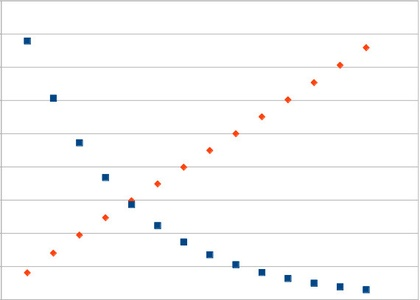
%> input picture image.jpg, 420 x 300 px, shrunk from 570 x 407 before the run
$ octave image_reader.m   (GNU Octave 9; MATLAB toolbox functions it lacks are replaced by stand-ins)
%> lines starting %> are read from the running program, lines starting %| are printed output that depends on the picture
### reader.m
%2D graphic reader

function y = reader(n, x0, xf, y0, yf, RGB)
%> called with n = 10, x0 = 0, xf = 8, y0 = 1, yf = 1.9, RGB = [250 255; 50 70; 20 40]

% read figure (cropped on the line axis) -> all pixels will be stored in a matrix
[A,map]=imread('image.jpg');
%> A is the input picture: size 300x420x3 uint8; mean R, G, B 251, 250.9, 251
%> map = []

[H,L,M] = size(A);
%> H = 300; L = 420; M = 3

k = 1;
m = 1;

B = zeros(1,2);

% store all pixels with value equal to a specific or range color number.
for i = 1:L
    for j = 1:H
        if( ((A(j,i,1) <= RGB(1,2)) && (A(j,i,1) >= RGB(1,1))) && ((A(j,i,2) <= RGB(2,2)) && ...
            (A(j,i,2) >= RGB(2,1))) && ((A(j,i,3) <= RGB(3,2)) && (A(j,i,3) >= RGB(3,1))) ) %color: [0 0 0]->black, [255 255 255]->white
            B(k+1,1) = i;
            B(k+1,2) = j;
            k = k + 1;
        end
    end
end
%> after the loop, B = [0 0; 106 218; 158 184; 210 151; 366 48]; k = 5

[h,l] = size(B);
%> h = 5; l = 2
N = max([0 min([round(n*h/100) h])]);
%> N = 1
fprintf('amount of pixels stored: %12i\n',N);
%| amount of pixels stored:            1

% calculate x and y values to a pixel
for i = 2:h

    if ( mod( i - round(k/(2*N)),round(k/N) ) == 0 )
        C(m,1) = (x0 + (xf-x0)*(B(i,1)-1)/(L-1));
        C(m,2) = yf - (yf-y0)*(B(i,2)-1)/(H-1);
        m = m + 1;
    end

end
%> this loop made 4 passes
%> m on pass 2: 2
%> after the loop, C = [3 1.35]

% save intermediate pixel among all the pixels belong to a single experimental point.
save('pixel.dat','C','-ascii');

### image_reader.m
%%%%% PLOT READER %%%%%
%
% Identify the position of points on the plot based on their RGB color
%
% Usage: Create an image.jpg file by cropping the original
% graphic image along the 'x' and 'y' axis line
%

clear all

% percentage of pixels extracted on the image: 0 < n <= 100
n = 10;

% initial coordinates in 'x' axis line
x0 = 0;
xf = 8;
% initial coordinates in 'y' axis line
y0 = 1;
yf = 1.9;
% RGB color
RGB = [250 255;  % red -- min max
       50 70;    % green -- min max
       20 40];   % blue -- min max

tic

% This function applies bilinear interpolation to store
% n% of the RGB pixel color matched in image.jpg
reader(n, x0, xf, y0, yf, RGB); % red points
Y1 = load('pixel.dat');

reader(n/6, x0, xf, y0, yf, [0 10;60 80;120 140]); % blue points
%> after the loop in reader (call 2), `for i = 1:L`: B = 187 rows, first 12: [0 0; 26 40; 26 41; 26 42; 26 43; 27 41; 27 42; 27 43; 28 40; 28 41; 28 42; 28 43]; k = 187
%| amount of pixels stored:            3
%> the loop in reader (call 2), `for i = 2:h` made 186 passes
Y2 = load('pixel.dat');

toc

%% ACCURACY TEST %%
% accuracy depends upon the cropping precision and image quality
eqRed  = @(x) exp((x/15)^(3./4)); % red points
eqBlue = @(x) 1 + exp(-x/2); % blue points

for i = 1:81
    X(i) = (i-1)/10;
    Yred(i)  = eqRed(X(i));
    Yblue(i) = eqBlue(X(i));
end

plot(Y1(:,1),Y1(:,2),'ok',X,Yred,'-r','linewidth',2); hold on;
plot(Y2(:,1),Y2(:,2),'sk',X,Yblue,'-b','linewidth',2); hold off;
%> after `plot(Y2(:,1),Y2(:,2),'sk',X,Yblue,'-b','linewidth',2)`:
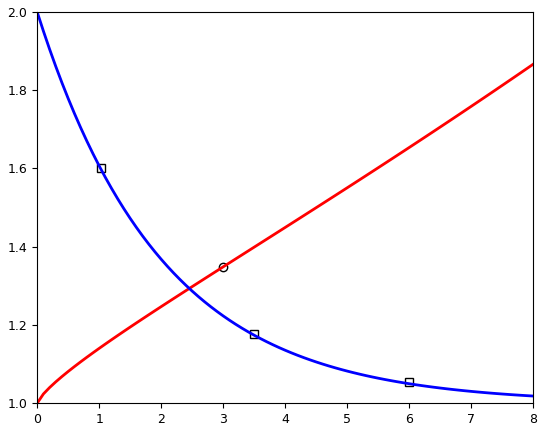
%> figure redrawn from the program's plot data; curve peaks at x = 8, y = 1.87; curve peaks at x = 0, y = 2
